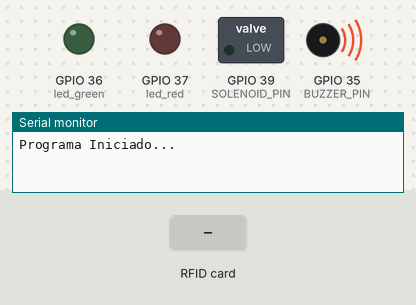
Simulated run of this sketch. Board: ESP32. Parts: switched loads named in the sketch (green lamp = pin HIGH), output pins drawn as LEDs (lit = HIGH), buzzer (waves = sounding, pin HIGH), the last lines printed to the serial monitor. The inputs (shaded band) are chosen by the test bench.

Above: at 0.01 s.
At 1.3 s:
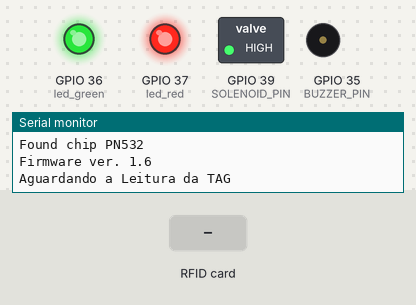
1.4 s: RFID card 5E 7A 19 C4 held to the reader
Timing chart, 0 to 4.4 s (numbered marks = the images above; inputs shaded):
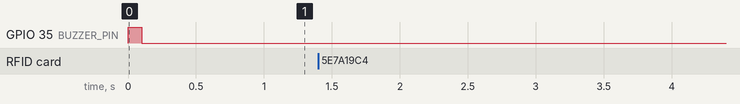

The sketch:

Controle-Acesso-PN532-ESP32.ino
```cpp
// Test sketch for PN532 on ESP8266
// Used libraries from https://github.com/elechouse/PN532
// Copy PN532 and PN532_I2C folders to the Arduino libraries folder

#include <EEPROM.h>  // We are going to read and write PICC's UIDs from/to EEPROM
#include <Wire.h>
#include <PN532_I2C.h>
#include <PN532.h>

PN532_I2C pn532i2c(Wire);
PN532 nfc(pn532i2c);

#define BUZZER_PIN 35
#define SOLENOID_PIN 39

#define led_green 36
#define led_red 37
#define door_sens 38  //Sensor de fim de curso, o RFID só lerá outro cartão, quando a porta for fechada

void setup(void) {
  Serial.begin(115200);
  Serial.println("Programa Iniciado...");

  pinMode(SOLENOID_PIN, OUTPUT); digitalWrite(SOLENOID_PIN, LOW);
  pinMode(BUZZER_PIN, OUTPUT); digitalWrite(BUZZER_PIN, HIGH), delay(100), digitalWrite(BUZZER_PIN, LOW);

  pinMode(led_green, OUTPUT);
  pinMode(led_red, OUTPUT);
  pinMode(door_sens, INPUT);  //Sensor de fim de curso, o RFID só lerá outro cartão, quando a porta for fechada

  //saídas iniciam desligadas
  digitalWrite(SOLENOID_PIN, HIGH);
  digitalWrite(led_green, HIGH);
  digitalWrite(led_red, HIGH);
  digitalWrite(BUZZER_PIN, LOW);

  nfc.begin();

  Serial.println("Aproxime o seu cartão do leitor...");
  Serial.println("Se Autorizado, a porta se abrirá!!");  for (byte address = 1; address <= 127; address++ )
  {
    Wire.beginTransmission(address);
    if (Wire.endTransmission() == 0)
    {
      Serial.println(address, HEX);
    }
  }

  uint32_t versiondata = nfc.getFirmwareVersion();
  if (! versiondata) {
    Serial.println("Problema com o Leitor PN532");
    Serial.println("Problema com o Programa!");
    while (1)
      delay(1000);
  }

  // Got ok data, print it out!
  Serial.print("Found chip PN5"); Serial.println((versiondata >> 24) & 0xFF, HEX);
  Serial.print("Firmware ver. "); Serial.print((versiondata >> 16) & 0xFF, DEC);
  Serial.print('.'); Serial.println((versiondata >> 8) & 0xFF, DEC);

  // configure board to read RFID tags
  nfc.setPassiveActivationRetries(0xFF);
  nfc.SAMConfig();

  Serial.println("Aguardando a Leitura da TAG");
  solenoidLock();
  }

unsigned long counter=0;
//**********************************************************************************************//
unsigned int hex_num = 0;// Length of the UID (4 or 7 bytes depending on ISO14443A card type)

void solenoidLock() {
  hex_num = 0;
  digitalWrite(SOLENOID_PIN, HIGH);
}

void solenoidUnlock() {
  hex_num = 0;
  Serial.println("Acesso Liberado");
  digitalWrite(SOLENOID_PIN, LOW);
  delay(2000);
  solenoidLock();
}

void loop(void) {
  uint8_t success;
  uint8_t uid[] = { 0, 0, 0, 0, 0, 0, 0 };  // Buffer to store the returned UID
  uint8_t uidLength;

  // Wait for an ISO14443A type cards (Mifare, etc.).  When one is found
  // 'uid' will be populated with the UID, and uidLength will indicate
  // if the uid is 4 bytes (Mifare Classic) or 7 bytes (Mifare Ultralight)
  success = nfc.readPassiveTargetID(PN532_MIFARE_ISO14443A, uid, &uidLength);

  if (success) {
    // Display some basic information about the card
    Serial.print(++counter);
    Serial.println("Encontrou um Cartão ISO14443A com.... ");
    Serial.println("UID Número: ");
    Serial.print(uidLength, DEC); Serial.println(" bytes"); (uidLength, HEX);
    Serial.println("Valor do UID: ");
    for (uint8_t i = 0; i < uidLength; i++) {
    Serial.print("0x"); Serial.print(uid[i], HEX);
    }
        Serial.println("");

    Serial.println("UID Reservado: ");
    for (uint8_t i = 0; i < uidLength; i++) {
      if (i == 0) {
        hex_num = uid[i] << 24;
      } else if (i == 1) {
        hex_num += uid[i] << 16;
      } else if (i == 2) {
        hex_num += uid[i] << 8;
      } else {
        hex_num += uid[i];
      }
    }

    Serial.println(hex_num);
    Serial.println("");

    if (hex_num == 31772 || hex_num == 2076 || hex_num == 56611) {
        solenoidUnlock();

    Serial.println("Acesso Autorizado!");
    Serial.println();

    digitalWrite(led_green, HIGH);
    delay(100);
    digitalWrite(BUZZER_PIN, HIGH);
    delay(100);
    digitalWrite(led_green, LOW);
    delay(100);
    digitalWrite(BUZZER_PIN, LOW);
    digitalWrite(led_green, HIGH);
    delay(100);
    digitalWrite(BUZZER_PIN, HIGH);
    delay(100);
    digitalWrite(led_green, LOW);
    delay(100);
    digitalWrite(BUZZER_PIN, LOW);

    Serial.println("Por favor, entre e Seja Bem-vindo!");
    Serial.println();
    Serial.println("Aguardando a porta ser fechada.");
    Serial.println();
    Serial.println();

    //Mantém acesso liberado até acionar o sensor de porta
    while (digitalRead(door_sens)) digitalWrite(SOLENOID_PIN, LOW);
    digitalWrite(SOLENOID_PIN, HIGH);
    while (digitalRead(door_sens)) digitalWrite(led_green, LOW);
    digitalWrite(led_green, HIGH);

    //while (digitalRead(door_sens)) digitalWrite(led_red, LOW);
    //digitalWrite(led_red, HIGH);
    }
  }
}
```
